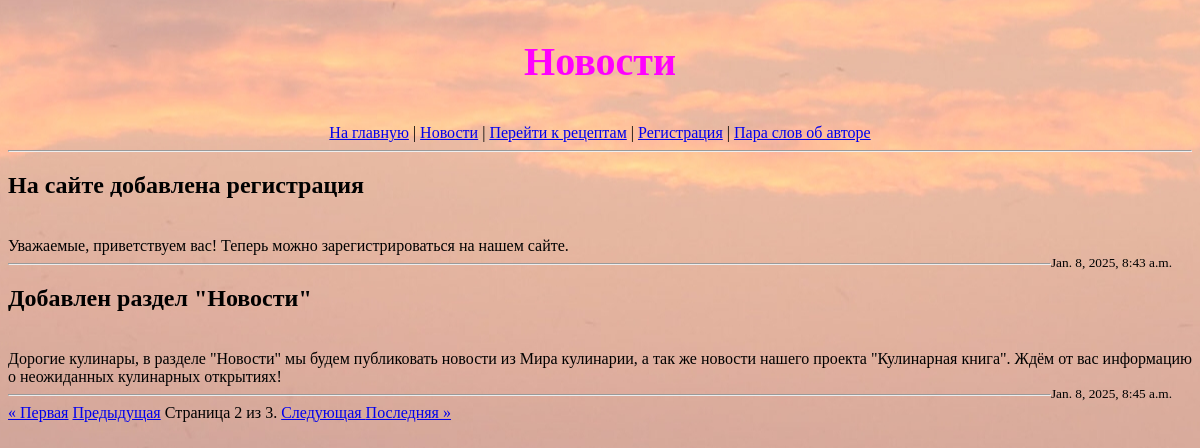
Screenshot of /cookbook/news/?page=2 with the database file from the repository.
### task1/models.py (models this page shows)
class New(models.Model):
    title = models.CharField(max_length=100)
    content = models.TextField()
    date = models.DateTimeField(auto_now_add=True)

### task1/views.py (the view)
# urls.py: path('cookbook/news/', news)
def news(request):
    new = New.objects.all().order_by('date')
    paginator = Paginator(new, 2)
    page_number = request.GET.get('page')
    try:
        page_news = paginator.page(page_number)
    except PageNotAnInteger:  # указанный параметр page не является целым числом, обращаемся к первой странице
        page_news = paginator.page(1)
    except EmptyPage:
        page_news = paginator.page(paginator.num_pages)
    context = {"page_name": "Новости",
               "page_news": page_news}
    return render(request, "news.html", context)

### templates/news.html (shortened to what this page needs)
{% extends 'menu.html' %}
{% block page-title %}
    <p class="page-title">{{page_name}}</p>
{% endblock %}
{% block content %}
    <hr>
    {% for new in page_news %}
        <h2>{{ new.title }}</h2>
        <br>
        {{ new.content }}
        <br>
        <small style="float: right; margin-right: 20px;">{{ new.date }}</small>
        <hr>
    {% endfor %}
    <div>
        <span>
            {% if page_news.has_previous %}
                <a href="?page=1">&laquo; Первая</a>
                <a href="?page={{ page_news.previous_page_number }}">Предыдущая</a>
            {% endif %}
            <span>
                Страница {{ page_news.number }} из {{ page_news.paginator.num_pages }}.
            </span>
            {% if page_news.has_next %}
                <a href="?page={{ page_news.next_page_number }}">Следующая </a>
                <a href="?page={{ page_news.paginator.num_pages }}">Последняя &raquo;</a>
            {% endif %}
        </span>
    </div>
{% endblock %}

### static/css/stylesheet.css (style rules this page uses)
.page-title { font-weight: bold; font-size: 40px; line-height: 44px; font-family: "comic sans ms"; text-align: center; color: #ff00fe; }

### templates/news.html (style rules this page uses)
body { background:url(/static/images/Sunset3.jpg) no-repeat center fixed; }

### rows the page displays
New: title "На сайте добавлена регистрация", content "Уважаемые, приветствуем вас! Теперь можно зарегистрироваться на нашем сайте.", date "Jan. 8, 2025, 8:43 a.m."
New: title "Добавлен раздел \"Новости\"", content "Дорогие кулинары, в разделе \"Новости\" мы будем публиковать новости из Мира кулинарии, а так же новости нашего проекта \"Кулинарная книга\". Ждём от вас информацию о неожиданных кулинарных открытиях!", date "Jan. 8, 2025, 8:45 a.m."

### other values shown
{{ page_name }} "Новости"
{{ page_news.number }} "2"
{{ page_news.paginator.num_pages }} "3"
